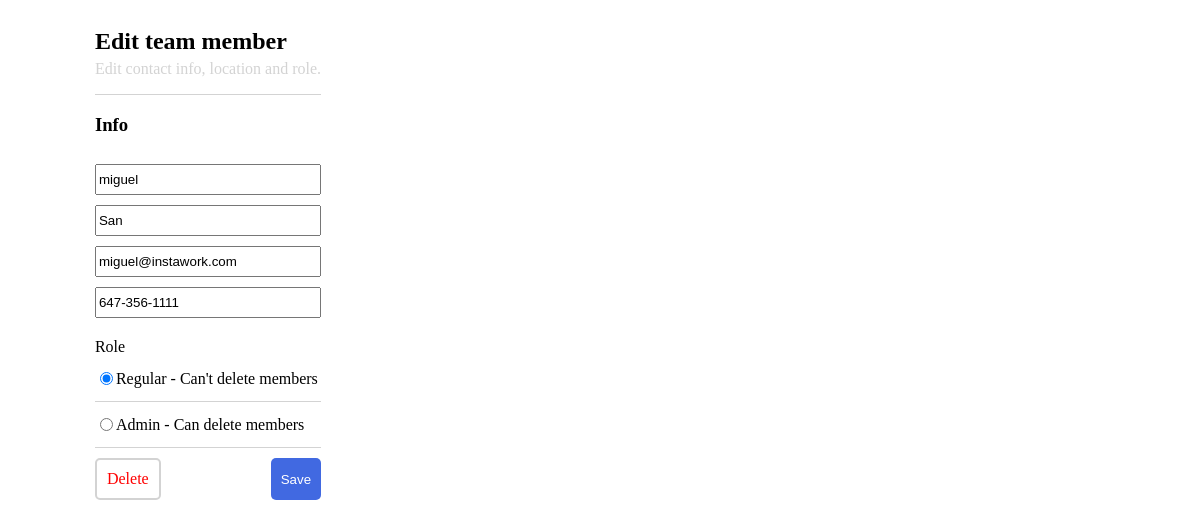
The page /edit/49/ on the database its author committed.
### myEmployeeList/models.py (models this page shows, shortened)
class TeamMember(models.Model):
  first_name = models.CharField(max_length = 25, blank = False, null = False)
  last_name = models.CharField(max_length = 25, blank = False, null = False)
  email = models.EmailField(blank = False, null = False)
  phone_number = models.CharField(max_length = 25, blank = False, null = False)
  CHOICES = [
    ('regular', "Regular - Can't delete members"),
    ('admin', 'Admin - Can delete members'),
  ]
  member_type = models.CharField(max_length=10, choices=CHOICES)

### myEmployeeList/views.py (the view, shortened to what this page needs)
# urls.py: path('edit/<str:pk>/', views.EditTeamMember.as_view(), name = 'edit'),
class EditTeamMember(View):
  def get(self, request, pk):
    selectedTeamMember = TeamMember.objects.get(id = pk)
    selectedTeamMemberForm = TeamMemberForm(instance = selectedTeamMember)
    context = {'selectedTeamMemberForm' : selectedTeamMemberForm,
    'selectedTeamMemberId': pk}
    return render(request, "edit.html", context)

### myEmployeeList/form.py
class TeamMemberForm(ModelForm):
  member_type = forms.ChoiceField(required = True, initial='regular', choices=TeamMember.CHOICES, widget=forms.RadioSelect())
  class Meta:
    model = TeamMember
    fields = '__all__'
  def __init__(self, *args, **kwargs):
    super(TeamMemberForm, self).__init__(*args, **kwargs)
    placeholders = {
        'first_name': 'Enter first name',
        'last_name': 'Enter last name',
        'email': 'Enter email',
        'phone_number': 'Enter phone number',
    }
    for field_name, placeholder in placeholders.items():
        self.fields[field_name].widget.attrs['placeholder'] = placeholder

### myEmployeeList/templates/edit.html (shortened to what this page needs)
<!DOCTYPE html>
<html lang="en">
  <head>
    {% load static %}
    <link
      rel="stylesheet"
      type="text/css"
      href="{% static 'myEmployeeList/edit.css' %}"
    />
  </head>
  <body>
    <div class="add-member-container">
      <div>
        <h2 class="title">Edit team member</h2>
        <p class="title-desc">Edit contact info, location and role.</p>
      </div>
      <div class="line" />
      <h3 class="sub-title">Info</h3>
      <form method="post">
        <div class="member-input-container add-member-container">
         {{selectedTeamMemberForm}}
          <div class="btn-container">
            <a class="btn-delete" href="/delete/{{selectedTeamMemberId}}/">Delete</a>
            <button class="btn" type="submit">Save</button>
        </div>
      </form>
    </div>
  </body>
</html>

### myEmployeeList/static/myEmployeeList/edit.css (style rules this page uses)
body { display: flex; justify-content: center; text-align: left; width: 400px; max-width: 400px; }
.title-desc { margin-top: -15px; color: lightgray; }
.line { border-top: 1px solid lightgray; }
.add-member-container { display: grid; }
.member-input-container input { height: 25px; margin-top: 10px; }
.member-input-container input::placeholder { color: lightgray; }
.member-input-container label { display: none; }
div #id_member_type { margin-top: 20px; }
div #id_member_type input { margin-bottom: 10px; }
div #id_member_type::before { content: 'Role'; }
div #id_member_type label { display: flex; align-items: center; border-bottom: solid 1px lightgray; }
.btn-container { display: flex; justify-content: space-between; }
.btn { margin-top: 10px; padding: 10px; border-radius: 5px; color: white; background-color: royalblue; border: none; }
.btn-delete { margin-top: 10px; padding: 10px; border-radius: 5px; color: red; background-color: white; border: solid 2px lightgray; text-decoration: none; }

### rows shown on the page
TeamMember: first_name "miguel", last_name "San", email "miguel@instawork.com", phone_number "647-356-1111", member_type "☑ Regular - Can't delete members ☐ Admin - Can delete members"
